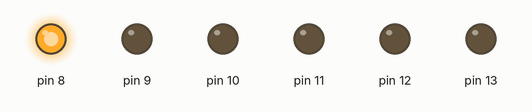
Simulated run of this sketch. Board: Arduino Uno, built with avr-gcc and run on an emulated ATmega328P. On the bench: output pins drawn as LEDs (lit = HIGH).

Above: at 0.05 s.
At 0.55 s:
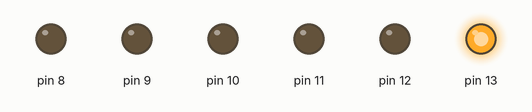
At 0.75 s:
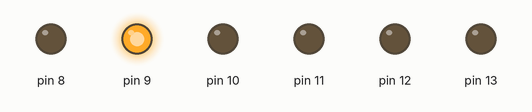
At 1.45 s:
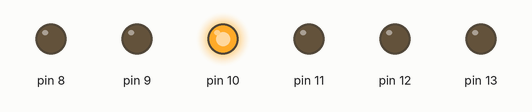
At 2.15 s:
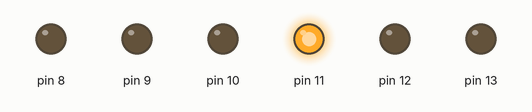
At 2.85 s:
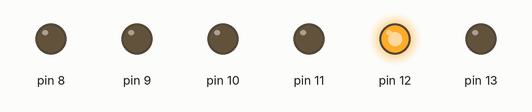
Timing chart, 0 to 3.1 s (numbered marks = the images above):
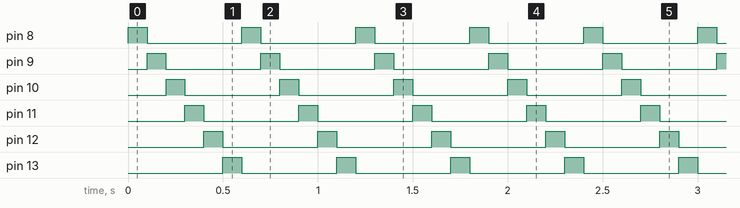

The sketch:

lampu_berjalan.ino
```cpp
void setup() {
  // put your setup code here, to run once:
  for(int i=8;i<=13;i++) {
      analogWrite(i,OUTPUT);
      digitalWrite(i,LOW);
    }
}

void loop() {
  // put your main code here, to run repeatedly:
    for(int i=8;i<=13;i++) {
      digitalWrite(i,HIGH);
      delay(100);
      digitalWrite(i,LOW);
    }
}
```

Measured:
- by itself, pin 8–13: alternates HIGH for 0.10 s and LOW for 0.50 s
- by itself, everything shown: repeats every 0.60 s, in 6 steps
